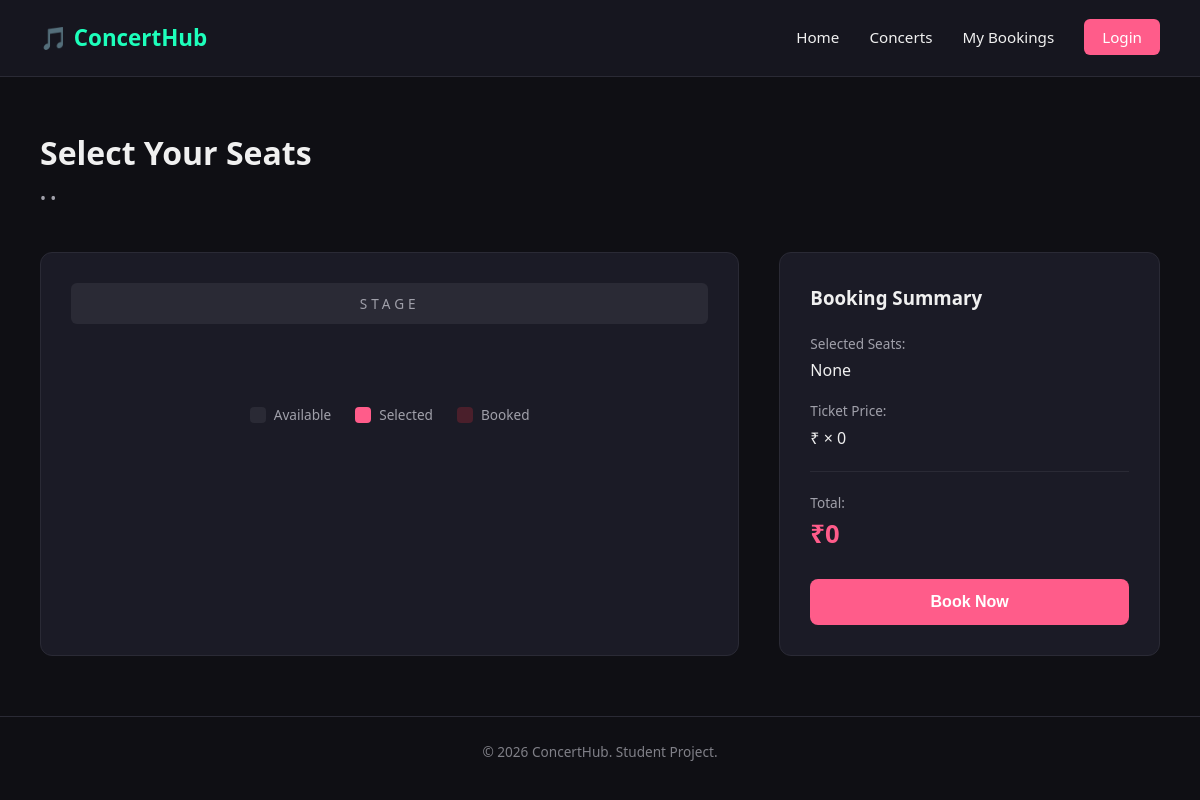
The app's page /booking/4, older data.
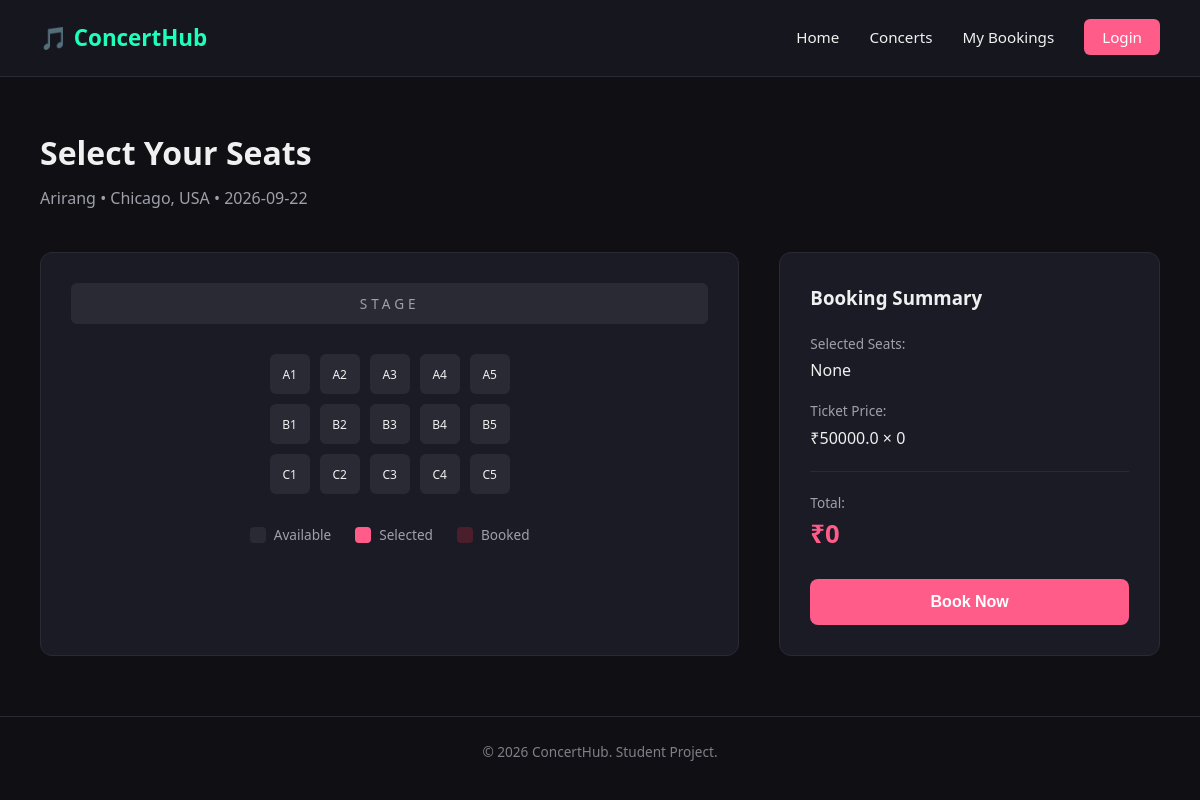
The same page, newer data.
### tables this page shows
CREATE TABLE concerts (
        id INTEGER PRIMARY KEY AUTOINCREMENT,
        artist TEXT NOT NULL,
        concert_name TEXT NOT NULL,
        venue TEXT NOT NULL,
        city TEXT NOT NULL,
        date TEXT NOT NULL,
        time TEXT NOT NULL,
        price REAL NOT NULL,
        description TEXT,
        total_seats INTEGER NOT NULL
    );

CREATE TABLE seats (
        id INTEGER PRIMARY KEY AUTOINCREMENT,
        concert_id INTEGER NOT NULL,
        seat_number TEXT NOT NULL,
        status TEXT NOT NULL DEFAULT 'available',
        FOREIGN KEY (concert_id) REFERENCES concerts (id)
    );

### app.py (the view)
@app.route('/booking/<int:concert_id>')
def booking(concert_id):
    connection = get_db_connection()
    concert = connection.execute('SELECT * FROM concerts WHERE id = ?', (concert_id,)).fetchone()
    seats = connection.execute('SELECT * FROM seats WHERE concert_id = ?', (concert_id,)).fetchall()
    connection.close()
    row_a = [seat for seat in seats if seat['seat_number'].startswith('A')]
    row_b = [seat for seat in seats if seat['seat_number'].startswith('B')]
    row_c = [seat for seat in seats if seat['seat_number'].startswith('C')]
    return render_template('booking.html', concert=concert, row_a=row_a, row_b=row_b, row_c=row_c)

### app.py (called while the page is built)
def get_db_connection():
    connection = sqlite3.connect('database/database.db')
    connection.row_factory = sqlite3.Row  # lets us access columns by name, not just by position
    return connection

### templates/booking.html (shortened to what this page needs)
{% extends "base.html" %}
{% block content %}
    <section class="page-header">
        <h1>Select Your Seats</h1>
        <p>{{ concert['concert_name'] }} • {{ concert['city'] }} • {{ concert['date'] }}</p>
    </section>
    <section class="seat-selection">
        <div class="seat-map">
            <div class="stage-label">STAGE</div>
            <div class="seat-row">
                {% for seat in row_a %}
<div class="seat {{ 'booked' if seat['status'] == 'booked' else '' }}"
     data-seat="{{ seat['seat_number'] }}"
     data-seat-id="{{ seat['id'] }}"
     data-price="{{ concert['price'] }}">
    {{ seat['seat_number'] }}
</div>
{% endfor %}
            </div>
            <div class="seat-row">
                {% for seat in row_b %}
<div class="seat {{ 'booked' if seat['status'] == 'booked' else '' }}"
     data-seat="{{ seat['seat_number'] }}"
     data-seat-id="{{ seat['id'] }}"
     data-price="{{ concert['price'] }}">
    {{ seat['seat_number'] }}
</div>
{% endfor %}
            </div>
            <div class="seat-row">
                {% for seat in row_c %}
<div class="seat {{ 'booked' if seat['status'] == 'booked' else '' }}"
     data-seat="{{ seat['seat_number'] }}"
     data-seat-id="{{ seat['id'] }}"
     data-price="{{ concert['price'] }}">
    {{ seat['seat_number'] }}
</div>
{% endfor %}
            </div>
            <div class="seat-legend">
                <div class="legend-item"><span class="legend-box available"></span> Available</div>
                <div class="legend-item"><span class="legend-box selected"></span> Selected</div>
                <div class="legend-item"><span class="legend-box booked"></span> Booked</div>
            </div>
        </div>
        <div class="booking-summary">
            <h3>Booking Summary</h3>
            <p class="summary-label">Selected Seats:</p>
            <p id="selected-seats-text" class="summary-value">None</p>
            <p class="summary-label">Ticket Price:</p>
            <p id="price-per-seat-text" class="summary-value">₹{{ concert['price'] }} × 0</p>
            <hr class="summary-divider">
            <p class="summary-label">Total:</p>
            <p id="total-price-text" class="summary-total">₹0</p>
            <button id="book-btn" class="btn-primary btn-full">Book Now</button>
        </div>
    </section>
{% endblock %}

### templates/base.html (shortened to what this page needs)
<!DOCTYPE html>
<html lang="en">
<head>
    <link rel="stylesheet" href="{{ url_for('static', filename='css/style.css') }}">
</head>
<body>
    <nav class="navbar">
        <div class="nav-brand">🎵 ConcertHub</div>
        <ul class="nav-links">
            <li><a href="{{ url_for('home') }}" class="{% block nav_home %}{% endblock %}">Home</a></li>
            <li><a href="{{ url_for('concerts') }}" class="{% block nav_concerts %}{% endblock %}">Concerts</a></li>
            <li><a href="{{ url_for('my_bookings') }}">My Bookings</a></li>
            {% if session.user_id %}
    <li><span class="nav-username">Hi, {{ session.user_name }}</span></li>
    <li><a href="{{ url_for('logout') }}" class="btn-login">Logout</a></li>
{% else %}
    <li><a href="{{ url_for('login') }}" class="btn-login {% block nav_login %}{% endblock %}">Login</a></li>
{% endif %}
        </ul>
    </nav>
    {% block content %}{% endblock %}
    <footer class="footer">
        <p>&copy; 2026 ConcertHub. Student Project.</p>
    </footer>
</body>
</html>

### static/css/style.css (style rules this page uses)
* { margin: 0; padding: 0; box-sizing: border-box; }
body { font-family: 'Segoe UI', Arial, sans-serif; background-color: #0f0f14; color: #f0f0f0; line-height: 1.6; }
.navbar { display: flex; justify-content: space-between; align-items: center; padding: 20px 40px; background-color: #16161f; border-bottom: 1px solid #2a2a35; }
.nav-brand { font-size: 1.4rem; font-weight: bold; color: #1dffbb; }
.nav-links { display: flex; list-style: none; gap: 30px; }
.nav-links a { color: #f0f0f0; text-decoration: none; font-size: 0.95rem; }
.btn-login { background-color: #ff5c8a; color: #fff !important; padding: 8px 18px; border-radius: 6px; }
.btn-primary { background-color: #ff5c8a; color: #fff; text-decoration: none; padding: 14px 32px; border-radius: 8px; font-weight: bold; transition: background-color 0.2s ease; }
.footer { text-align: center; padding: 24px; color: #808088; font-size: 0.85rem; border-top: 1px solid #2a2a35; }
.page-header { padding: 50px 40px 20px; }
.page-header h1 { font-size: 2rem; margin-bottom: 8px; }
.page-header p { color: #a0a0aa; }
.btn-full { width: 100%; border: none; cursor: pointer; margin-top: 24px; font-size: 1rem; }
.seat-selection { display: flex; gap: 40px; padding: 20px 40px 60px; flex-wrap: wrap; }
.seat-map { flex: 2; min-width: 300px; background-color: #1b1b26; border: 1px solid #2a2a35; border-radius: 12px; padding: 30px; text-align: center; }
.stage-label { background-color: #2a2a35; color: #a0a0aa; padding: 10px; border-radius: 6px; margin-bottom: 30px; letter-spacing: 4px; font-size: 0.85rem; }
.seat-row { display: flex; justify-content: center; gap: 10px; margin-bottom: 10px; }
.seat { width: 40px; height: 40px; display: flex; align-items: center; justify-content: center; background-color: #2a2a35; border-radius: 6px; font-size: 0.75rem; cursor: pointer; user-select: none; transition: background-color 0.15s ease; }
.seat-legend { display: flex; justify-content: center; gap: 24px; margin-top: 30px; font-size: 0.85rem; color: #a0a0aa; }
.legend-item { display: flex; align-items: center; gap: 8px; }
.legend-box { width: 16px; height: 16px; border-radius: 4px; display: inline-block; }
.legend-box.available { background-color: #2a2a35; }
.legend-box.selected { background-color: #ff5c8a; }
.legend-box.booked { background-color: #4a1f2b; }
.booking-summary { flex: 1; min-width: 260px; background-color: #1b1b26; border: 1px solid #2a2a35; border-radius: 12px; padding: 30px; height: fit-content; }
.booking-summary h3 { margin-bottom: 20px; }
.summary-label { color: #a0a0aa; font-size: 0.85rem; margin-top: 16px; }
.summary-value { font-size: 1rem; margin-top: 4px; }
.summary-divider { border: none; border-top: 1px solid #2a2a35; margin: 20px 0; }
.summary-total { font-size: 1.6rem; font-weight: bold; color: #ff5c8a; }

Row changes from the older to the newer data that the page shows:
added concerts: concert_name "Arirang", city "Chicago, USA", date "2026-09-22", price "50000.0"
added seats: seat_number "A1", shown under "Select Your Seats"
added seats: seat_number "A2", shown under "Select Your Seats"
added seats: seat_number "A3", shown under "Select Your Seats"
added seats: seat_number "A4", shown under "Select Your Seats"
added seats: seat_number "A5", shown under "Select Your Seats"
added seats: seat_number "B1"
added seats: seat_number "B2"
added seats: seat_number "B3"
added seats: seat_number "B4"
added seats: seat_number "B5"
added seats: seat_number "C1"
added seats: seat_number "C2"
added seats: seat_number "C3"
added seats: seat_number "C4"
added seats: seat_number "C5"
